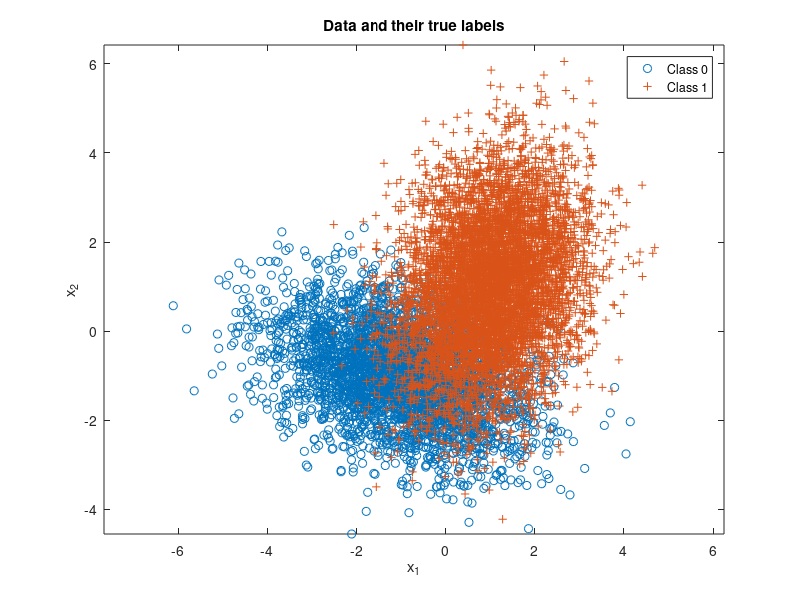

This figure's MATLAB source: (Note: this script raises an error after producing the figure.)

%% P1 Part A

N = 10000; % number of iid samples
n = 4;
mu(:,1) = [-1;-1;-1;-1];
mu(:,2) = [1;1;1;1];
sigma(:,:,1) = [2,-0.5,0.3,0;-0.5,1,-0.5,0;0.3,-0.5,1,0;0,0,0,2];

sigma(:,:,2) = [1,0.3,-0.2,0;0.3,2,0.3,0;-0.2,0.3,1,0;0,0,0,3];
p = [0.35,0.65]; % class priors for labels 0 and 1 respectively
label = rand(1,N) >= p(1);
Nc = [length(find(label==0)),length(find(label==1))]; % number of samples from each class
x = zeros(n,N); % save up space
% Draw samples from each class pdf
for l = 0:1
    x(:,label==l) = mvnrnd(mu(:,l+1),sigma(:,:,l+1),Nc(l+1))';
end
% Plotting Data
figure(1),
plot(x(1,label==0),x(2,label==0),'o'), hold on,
plot(x(1,label==1),x(2,label==1),'+'), axis equal,
legend('Class 0','Class 1'), 
title('Data and their true labels'),
xlabel('x_1'), ylabel('x_2'), 
hold off; 

% Taken from LDAwithROCcurve with minor tweaks
function [Pfp,Ptp,Perror,thresholdList] = ROCcurve(discriminantScores,labels)
[sortedScores,~] = sort(discriminantScores,'ascend');
thresholdList = [min(sortedScores)-eps,(sortedScores(1:end-1)+sortedScores(2:end))/2, max(sortedScores)+eps];
for i = 1:length(thresholdList)
    tau = thresholdList(i);
    decisions = (discriminantScores >= tau);
    Ptn(i) = length(find(decisions==0 & labels==0))/length(find(labels==0));
    Pfp(i) = length(find(decisions==1 & labels==0))/length(find(labels==0));
    Ptp(i) = length(find(decisions==1 & labels==1))/length(find(labels==1));
    Perror(i) = sum(decisions~=labels)/length(labels);
end
end

% ROC Curve
g1 = evalGaussian(x,mu(:,1),sigma(:,:,1)); g2 = evalGaussian(x,mu(:,2),sigma(:,:,2));
discriminantScoresERM = log(g2./g1);
figure(2),
[PfpERM,PtpERM,PerrorERM,thresholdListERM] = ROCcurve(discriminantScoresERM,label);

% Getting Gamma Experimental and Theoretical
% Typing to Console
gamma_theoretical = 0.35/0.65; % Theoretical P(L=0) / P(L=1)
gamma_theoretical, 

gamma_experimental = Nc(1) / Nc(2);
gamma_experimental, 

% Getting Labels
dis_0 = discriminantScoresERM(label == 0);
dis_1 = discriminantScoresERM(label == 1);

% Calculate lambdas
thy_lambda_0 = sum(dis_0 >= gamma_theoretical) / length(dis_0); % False Positive Rate
thy_lambda_1 = sum(dis_1 >= gamma_theoretical) / length(dis_1); % True Positive Rate
thy_lambdas = [thy_lambda_0, thy_lambda_1];

% Calculate probability of error
thy_p_err = thy_lambdas(1) * 0.7 + (1 - thy_lambdas(2)) * 0.3;

% Typing to Console
Perror_theoretical = thy_p_err;
Perror_theoretical,

Perror_experimental = min(PerrorERM); 
Perror_experimental, 

perror_index = find(min(PerrorERM));
% Plotting ROC Curve
hold on, plot(PfpERM,PtpERM,'*m'),
hold on, plot(thy_lambda_0,thy_lambda_1,"*b"), 
xlabel('P(False+)'),ylabel('P(True+)'), title('ROC Curve'),

writematrix(x,'samples_1a.csv');
writematrix(label,'samples_1a.csv','WriteMode','append');